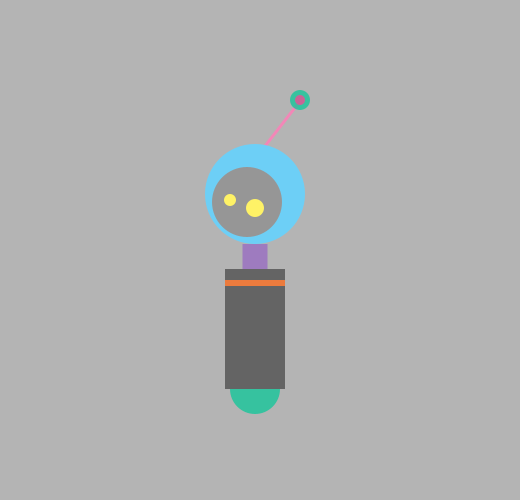
Frame 1 (no input)
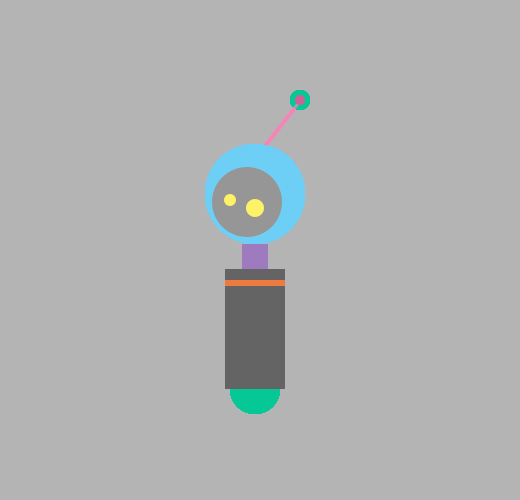
Frame 60 (the mouse pressed at the canvas centre just before this capture)
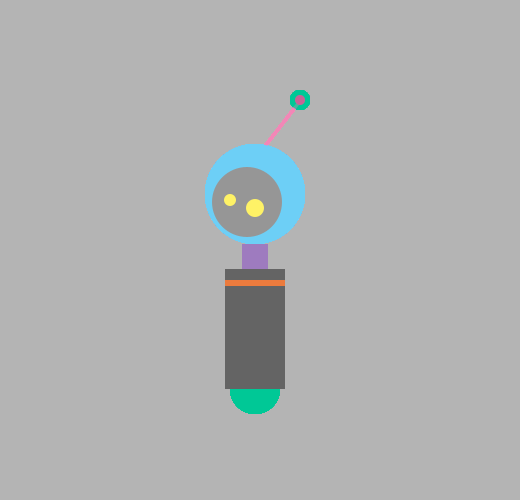
Frame 120 (the mouse held since frame 60 and released just before this capture)

The Processing sketch that drew these frames (run headless with seeded random() and noise(); from frame 60 on, the mouse is pressed at the canvas centre):

// Processing sketch: processing_57063
// ── processing_57063.pde

float r;
float x=225; //starting position
float speed = 2.5;
int direction = 1;

void setup(){
  size(520,500); 
  smooth(); 
  background(180);
}

void draw(){
  r=random(50,250);
  
//antenna
  strokeWeight(3);
  stroke(242,135,183);
  line(265,145,300,100);
  
//light bulb
  noStroke();
  fill(100-r,200,150,r);
  ellipse(300,100,20,20);
  fill(200,100,150);
  ellipse(300,100,10,10);
 
//roller circle 
  noStroke();
  if((mouseX>230)&&(mouseX<230+50)&&(mouseY>365)&&(mouseY<365+50)){
    fill(55*r,118,163-r,r);
  }else{
    fill(100-r,200,150,r);
  }
  ellipse(255, 269+120, 50, 50);

//neck
  fill(158,123,191);
  rect(225+30-12.5,269-25,25,25);

//body rectangles
  fill(100);
  rect(225, 269, 60, 120); 
  fill(236,123,61);
  rect(225,280,60,6);

//head
  fill(109,207,246); 
  ellipse(255,219-25,100,100);
//face  
  fill(150); 
  ellipse(247,202,70,70); 
//eyes
  fill(254,242,102); 
  ellipse(230,200,12,12); 
  ellipse(255,208,18,18);

}
